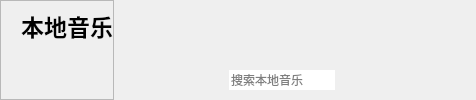
             <widget class="QWidget" name="localTitleWidget" native="true">
              <property name="sizePolicy">
               <sizepolicy hsizetype="Expanding" vsizetype="Expanding">
                <horstretch>0</horstretch>
                <verstretch>2</verstretch>
               </sizepolicy>
              </property>
              <layout class="QGridLayout" name="gridLayout_5">
               <property name="leftMargin">
                <number>0</number>
               </property>
               <property name="topMargin">
                <number>0</number>
               </property>
               <property name="rightMargin">
                <number>0</number>
               </property>
               <property name="bottomMargin">
                <number>0</number>
               </property>
               <item row="0" column="2">
                <widget class="QWidget" name="searWidget_2" native="true">
                 <layout class="QGridLayout" name="gridLayout_8">
                  <item row="1" column="2">
                   <widget class="QPushButton" name="searBtn">
                    <property name="cursor">
                     <cursorShape>PointingHandCursor</cursorShape>
                    </property>
                    <property name="text">
                     <string/>
                    </property>
                    <property name="flat">
                     <bool>true</bool>
                    </property>
                   </widget>
                  </item>
                  <item row="1" column="0">
                   <spacer name="searHorizontalSpacer">
                    <property name="orientation">
                     <enum>Qt::Horizontal</enum>
                    </property>
                    <property name="sizeHint" stdset="0">
                     <size>
                      <width>40</width>
                      <height>20</height>
                     </size>
                    </property>
                   </spacer>
                  </item>
                  <item row="1" column="1">
                   <widget class="QLineEdit" name="lineEdit">
                    <property name="sizePolicy">
                     <sizepolicy hsizetype="Fixed" vsizetype="Fixed">
                      <horstretch>10</horstretch>
                      <verstretch>0</verstretch>
                     </sizepolicy>
                    </property>
                    <property name="inputMask">
                     <string/>
                    </property>
                    <property name="text">
                     <string/>
                    </property>
                    <property name="maxLength">
                     <number>1000</number>
                    </property>
                    <property name="frame">
                     <bool>false</bool>
                    </property>
                    <property name="dragEnabled">
                     <bool>false</bool>
                    </property>
                    <property name="placeholderText">
                     <string>搜索本地音乐</string>
                    </property>
                    <property name="cursorMoveStyle">
                     <enum>Qt::LogicalMoveStyle</enum>
                    </property>
                    <property name="clearButtonEnabled">
                     <bool>false</bool>
                    </property>
                   </widget>
                  </item>
                  <item row="1" column="4">
                   <spacer name="searHOrizontalSpace">
                    <property name="orientation">
                     <enum>Qt::Horizontal</enum>
                    </property>
                    <property name="sizeHint" stdset="0">
                     <size>
                      <width>40</width>
                      <height>20</height>
                     </size>
                    </property>
                   </spacer>
                  </item>
                  <item row="0" column="1">
                   <spacer name="searVerticalSpacer">
                    <property name="orientation">
                     <enum>Qt::Vertical</enum>
                    </property>
                    <property name="sizeHint" stdset="0">
                     <size>
                      <width>20</width>
                      <height>40</height>
                     </size>
                    </property>
                   </spacer>
                  </item>
                  <item row="1" column="3">
                   <widget class="QPushButton" name="canBtn">
                    <property name="maximumSize">
                     <size>
                      <width>41</width>
                      <height>28</height>
                     </size>
                    </property>
                    <property name="cursor">
                     <cursorShape>PointingHandCursor</cursorShape>
                    </property>
                    <property name="text">
                     <string/>
                    </property>
                    <property name="flat">
                     <bool>true</bool>
                    </property>
                   </widget>
                  </item>
                 </layout>
                </widget>
               </item>
               <item row="0" column="0">
                <widget class="QFrame" name="localFrame">
                 <property name="frameShape">
                  <enum>QFrame::StyledPanel</enum>
                 </property>
                 <property name="frameShadow">
                  <enum>QFrame::Raised</enum>
                 </property>
                 <layout class="QGridLayout" name="gridLayout_6">
                  <property name="leftMargin">
                   <number>20</number>
                  </property>
                  <property name="topMargin">
                   <number>0</number>
                  </property>
                  <property name="rightMargin">
                   <number>0</number>
                  </property>
                  <property name="bottomMargin">
                   <number>0</number>
                  </property>
                  <item row="0" column="0">
                   <widget class="QLabel" name="labellocal">
                    <property name="sizePolicy">
                     <sizepolicy hsizetype="Preferred" vsizetype="Expanding">
                      <horstretch>0</horstretch>
                      <verstretch>0</verstretch>
                     </sizepolicy>
                    </property>
                    <property name="font">
                     <font>
                      <family>等线</family>
                      <pointsize>17</pointsize>
                      <weight>75</weight>
                      <bold>true</bold>
                     </font>
                    </property>
                    <property name="text">
                     <string>本地音乐</string>
                    </property>
                   </widget>
                  </item>
                  <item row="1" column="0">
                   <spacer name="verticalSpacer">
                    <property name="orientation">
                     <enum>Qt::Vertical</enum>
                    </property>
                    <property name="sizeHint" stdset="0">
                     <size>
                      <width>20</width>
                      <height>20</height>
                     </size>
                    </property>
                   </spacer>
                  </item>
                 </layout>
                </widget>
               </item>
               <item row="0" column="1">
                <spacer name="horizontalSpacerC">
                 <property name="orientation">
                  <enum>Qt::Horizontal</enum>
                 </property>
                 <property name="sizeType">
                  <enum>QSizePolicy::Expanding</enum>
                 </property>
                 <property name="sizeHint" stdset="0">
                  <size>
                   <width>60</width>
                   <height>20</height>
                  </size>
                 </property>
                </spacer>
               </item>
              </layout>
             </widget>
